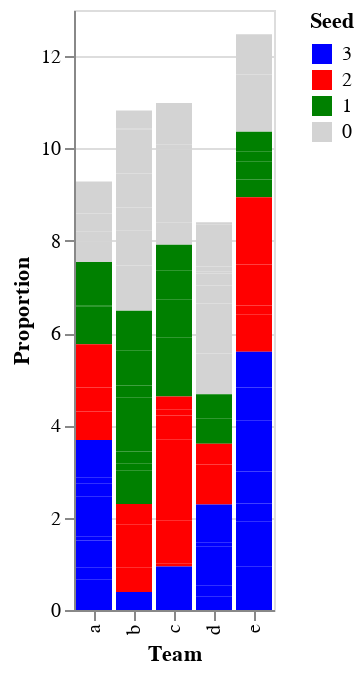

The code cell stored with this chart in its notebook:
### Code cell
alt.Chart(df).mark_bar().encode(
    x = "Team",
    y = "Proportion",
    color=alt.Color("Seed:O",scale = alt.Scale(domain=[3,2,1,0],range=["blue","red","green","lightgrey"])),
    tooltip=["Team","Proportion","Seed"],
    order=alt.Order("Seed",sort="descending")
)

### Figure 1 — Vega-Lite specification as saved in the notebook (floating-point values rounded to 4 significant figures)
{"config": {"view": {"continuousWidth": 400, "continuousHeight": 300}}, "data": {"name": "data-6e8a173ccfc48b8d3fd5d05407fab58b"}, "mark": "bar", "encoding": {"color": {"type": "ordinal", "field": "Seed", "scale": {"domain": [3, 2, 1, 0], "range": ["blue", "red", "green", "lightgrey"]}}, "order": {"type": "quantitative", "field": "Seed", "sort": "descending"}, "tooltip": [{"type": "nominal", "field": "Team"}, {"type": "quantitative", "field": "Proportion"}, {"type": "quantitative", "field": "Seed"}], "x": {"type": "nominal", "field": "Team"}, "y": {"type": "quantitative", "field": "Proportion"}}, "$schema": "https://vega.github.io/schema/vega-lite/v4.8.1.json", "datasets": {"data-6e8a173ccfc48b8d3fd5d05407fab58b": [{"Team": "a", "Proportion": 0.6544, "Seed": 3}, {"Team": "b", "Proportion": 0.9762, "Seed": 0}, {"Team": "c", "Proportion": 0.07384, "Seed": 2}, {"Team": "d", "Proportion": 0.05425, "Seed": 2}, {"Team": "e", "Proportion": 0.9361, "Seed": 3}, {"Team": "a", "Proportion": 0.27, "Seed": 3}, {"Team": "b", "Proportion": 0.5341, "Seed": 2}, {"Team": "c", "Proportion": 0.5095, "Seed": 1}, {"Team": "d", "Proportion": 0.8816, "Seed": 0}, {"Team": "e", "Proportion": 0.8006, "Seed": 2}, {"Team": "a", "Proportion": 0.5839, "Seed": 3}, {"Team": "b", "Proportion": 0.7546, "Seed": 0}, {"Team": "c", "Proportion": 0.932, "Seed": 2}, {"Team": "d", "Proportion": 0.8569, "Seed": 0}, {"Team": "e", "Proportion": 0.6469, "Seed": 0}, {"Team": "a", "Proportion": 0.4462, "Seed": 0}, {"Team": "b", "Proportion": 0.7312, "Seed": 1}, {"Team": "c", "Proportion": 0.5686, "Seed": 2}, {"Team": "d", "Proportion": 0.8125, "Seed": 2}, {"Team": "e", "Proportion": 0.3839, "Seed": 1}, {"Team": "a", "Proportion": 0.07967, "Seed": 3}, {"Team": "b", "Proportion": 0.5066, "Seed": 0}, {"Team": "c", "Proportion": 0.1668, "Seed": 0}, {"Team": "d", "Proportion": 0.2276, "Seed": 0}, {"Team": "e", "Proportion": 0.2012, "Seed": 2}, {"Team": "a", "Proportion": 0.2049, "Seed": 0}, {"Team": "b", "Proportion": 0.1517, "Seed": 1}, {"Team": "c", "Proportion": 0.3217, "Seed": 0}, {"Team": "d", "Proportion": 0.3885, "Seed": 0}, {"Team": "e", "Proportion": 0.9771, "Seed": 3}, {"Team": "a", "Proportion": 0.8652, "Seed": 3}, {"Team": "b", "Proportion": 0.2534, "Seed": 1}, {"Team": "c", "Proportion": 0.9411, "Seed": 3}, {"Team": "d", "Proportion": 0.3436, "Seed": 1}, {"Team": "e", "Proportion": 0.3918, "Seed": 3}, {"Team": "a", "Proportion": 0.6346, "Seed": 1}, {"Team": "b", "Proportion": 0.7324, "Seed": 0}, {"Team": "c", "Proportion": 0.8946, "Seed": 0}, {"Team": "d", "Proportion": 0.1964, "Seed": 1}, {"Team": "e", "Proportion": 0.6965, "Seed": 3}, {"Team": "a", "Proportion": 0.003457, "Seed": 0}, {"Team": "b", "Proportion": 0.3905, "Seed": 3}, {"Team": "c", "Proportion": 0.7602, "Seed": 1}, {"Team": "d", "Proportion": 0.2594, "Seed": 0}, {"Team": "e", "Proportion": 0.8837, "Seed": 2}, {"Team": "a", "Proportion": 0.3914, "Seed": 0}, {"Team": "b", "Proportion": 0.1369, "Seed": 2}, {"Team": "c", "Proportion": 0.4739, "Seed": 2}, {"Team": "d", "Proportion": 0.4465, "Seed": 2}, {"Team": "e", "Proportion": 0.4669, "Seed": 3}, {"Team": "a", "Proportion": 0.2916, "Seed": 3}, {"Team": "b", "Proportion": 0.7949, "Seed": 2}, {"Team": "c", "Proportion": 0.7124, "Seed": 2}, {"Team": "d", "Proportion": 0.05173, "Seed": 0}, {"Team": "e", "Proportion": 0.5919, "Seed": 0}, {"Team": "a", "Proportion": 0.1867, "Seed": 1}, {"Team": "b", "Proportion": 0.7727, "Seed": 1}, {"Team": "c", "Proportion": 0.5116, "Seed": 2}, {"Team": "d", "Proportion": 0.296, "Seed": 3}, {"Team": "e", "Proportion": 0.6615, "Seed": 2}, {"Team": "a", "Proportion": 0.134, "Seed": 3}, {"Team": "b", "Proportion": 0.4069, "Seed": 1}, {"Team": "c", "Proportion": 0.6833, "Seed": 0}, {"Team": "d", "Proportion": 0.2271, "Seed": 3}, {"Team": "e", "Proportion": 0.8733, "Seed": 0}, {"Team": "a", "Proportion": 0.6173, "Seed": 2}, {"Team": "b", "Proportion": 0.4397, "Seed": 2}, {"Team": "c", "Proportion": 0.824, "Seed": 1}, {"Team": "d", "Proportion": 0.535, "Seed": 1}, {"Team": "e", "Proportion": 0.3859, "Seed": 1}, {"Team": "a", "Proportion": 0.803, "Seed": 3}, {"Team": "b", "Proportion": 0.9587, "Seed": 0}, {"Team": "c", "Proportion": 0.6402, "Seed": 1}, {"Team": "d", "Proportion": 0.1022, "Seed": 0}, {"Team": "e", "Proportion": 0.6449, "Seed": 3}, {"Team": "a", "Proportion": 0.6959, "Seed": 0}, {"Team": "b", "Proportion": 0.253, "Seed": 1}, {"Team": "c", "Proportion": 0.1374, "Seed": 2}, {"Team": "d", "Proportion": 0.9157, "Seed": 0}, {"Team": "e", "Proportion": 0.2157, "Seed": 1}, {"Team": "a", "Proportion": 0.02418, "Seed": 1}, {"Team": "b", "Proportion": 0.761, "Seed": 1}, {"Team": "c", "Proportion": 0.1132, "Seed": 0}, {"Team": "d", "Proportion": 0.86, "Seed": 3}, {"Team": "e", "Proportion": 0.4326, "Seed": 1}, {"Team": "a", "Proportion": 0.5244, "Seed": 2}, {"Team": "b", "Proportion": 0.02137, "Seed": 0}, {"Team": "c", "Proportion": 0.8934, "Seed": 0}, {"Team": "d", "Proportion": 0.08458, "Seed": 3}, {"Team": "e", "Proportion": 0.7063, "Seed": 3}, {"Team": "a", "Proportion": 0.9358, "Seed": 2}, {"Team": "b", "Proportion": 0.8603, "Seed": 1}, {"Team": "c", "Proportion": 0.2762, "Seed": 2}, {"Team": "d", "Proportion": 0.8204, "Seed": 3}, {"Team": "e", "Proportion": 0.7983, "Seed": 2}, {"Team": "a", "Proportion": 0.938, "Seed": 1}, {"Team": "b", "Proportion": 0.3864, "Seed": 0}, {"Team": "c", "Proportion": 0.553, "Seed": 1}, {"Team": "d", "Proportion": 0.04139, "Seed": 0}, {"Team": "e", "Proportion": 0.7784, "Seed": 3}]}}
